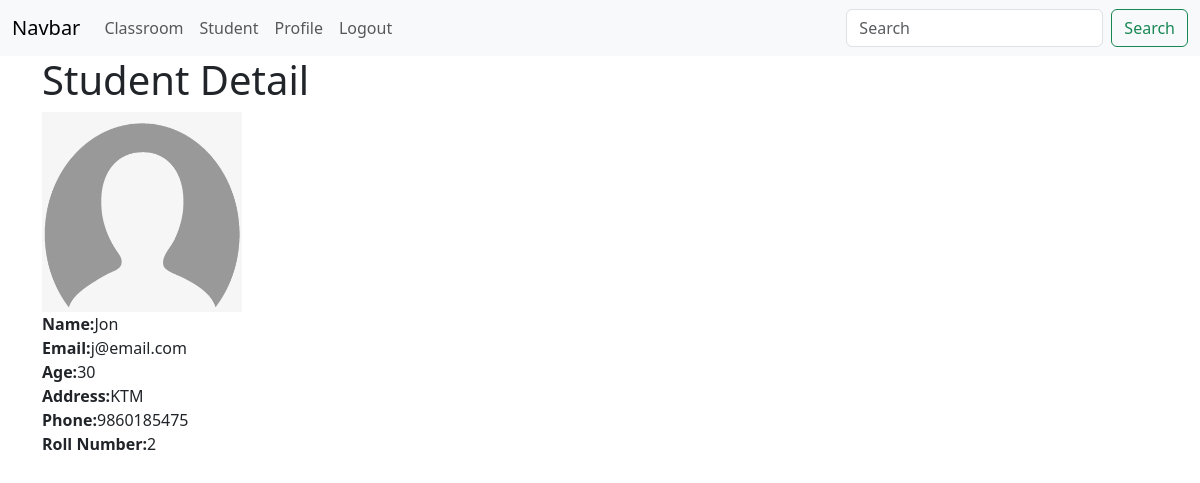
The app's page /crud/detail-profile/1/ (signed in) with its own data.
### crud/models.py (models this page shows)
class StudentProfile(models.Model):
    student = models.OneToOneField(Student, on_delete=models.CASCADE)
    phone = models.CharField(max_length=14)
    roll_no = models.IntegerField()
    profile_picture = models.FileField(null=True, blank=True,
                                       upload_to='profile_pictures')

class Student(models.Model):
    name = models.CharField(max_length=20)
    email = models.EmailField(max_length=20)
    age = models.IntegerField()
    address = models.CharField(max_length=20)
    classroom = models.ForeignKey(ClassRoom, on_delete=models.CASCADE)

### crud/views.py (the view)
# urls.py: path('detail-profile/<int:id>/', detail_profile, name='detail_profile'),
@login_required
def detail_profile(request, id):
    profile = StudentProfile.objects.get(id=id)
    return render(request, template_name='crud/detail_profile.html', context={'profile': profile})

### crud/templates/crud/detail_profile.html
{% extends 'core/base.html' %}
{% load static %}
{% block content %}
    <h1>Student Detail</h1>
    {% if profile.profile_picture %}
        <img src="{{ profile.profile_picture.url }}" alt="pp" style="height: 200px; width: 200px">
    {% else %}
        <img src="{% static 'crud/img/default.png' %}" alt="pp" style="height: 200px; width: 200px">
    {% endif %}
    <br>
    <b>Name:</b>{{ profile.student.name }}<br>
    <b>Email:</b>{{ profile.student.email }}<br>
    <b>Age:</b>{{ profile.student.age }}<br>
    <b>Address:</b>{{ profile.student.address }}<br>
    <b>Phone:</b>{{ profile.phone }}<br>
    <b>Roll Number:</b>{{ profile.roll_no }}<br>
{% endblock %}

### records on screen
StudentProfile: student.name "Jon", student.email "j@email.com", student.age "30", student.address "KTM", phone "9860185475", roll_no "2"
